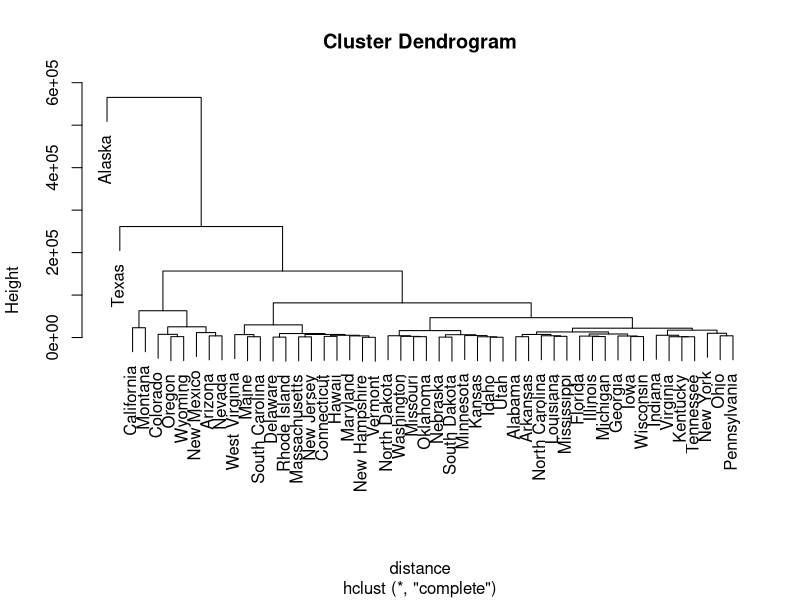
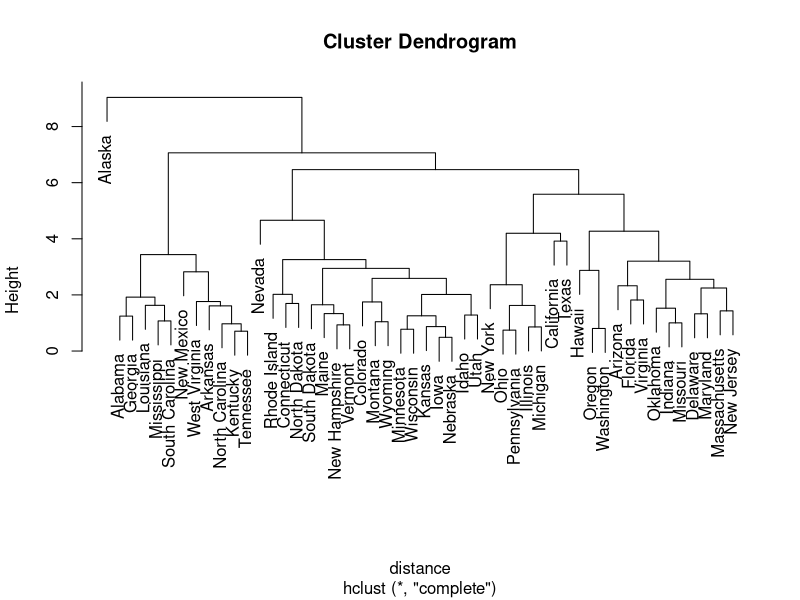
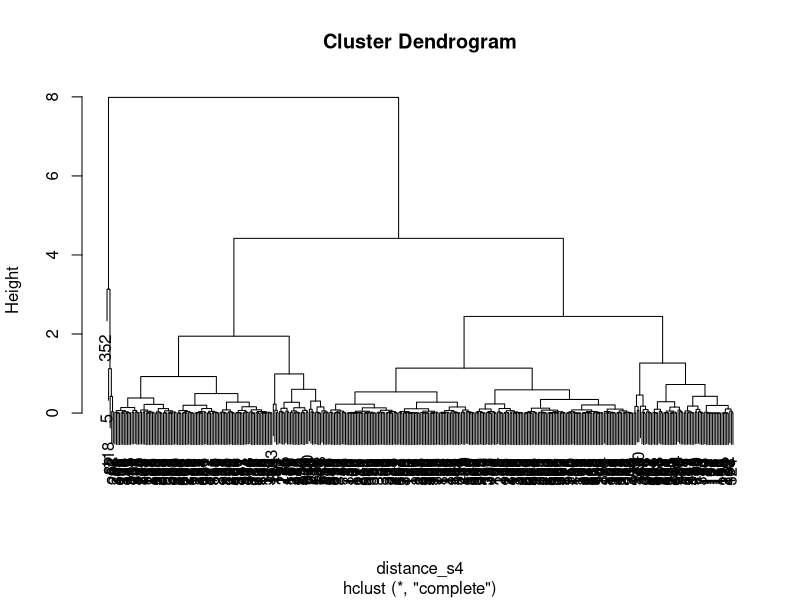
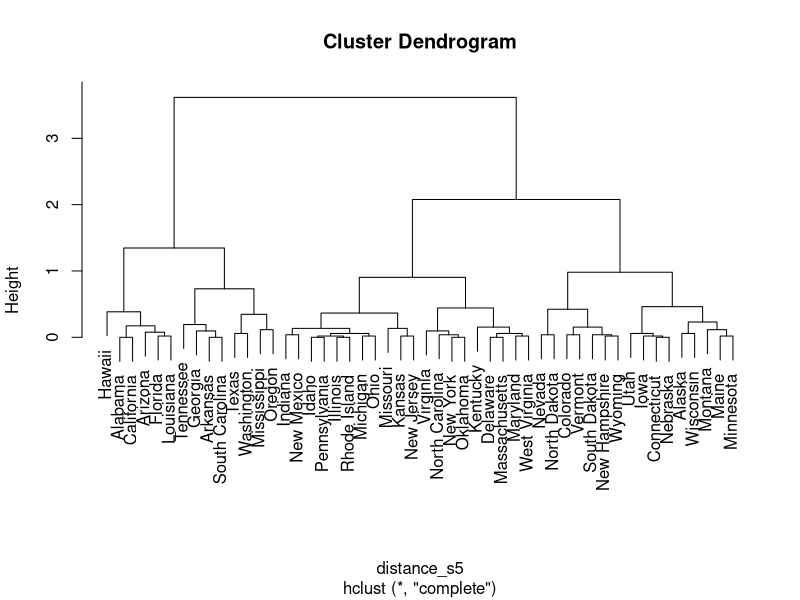
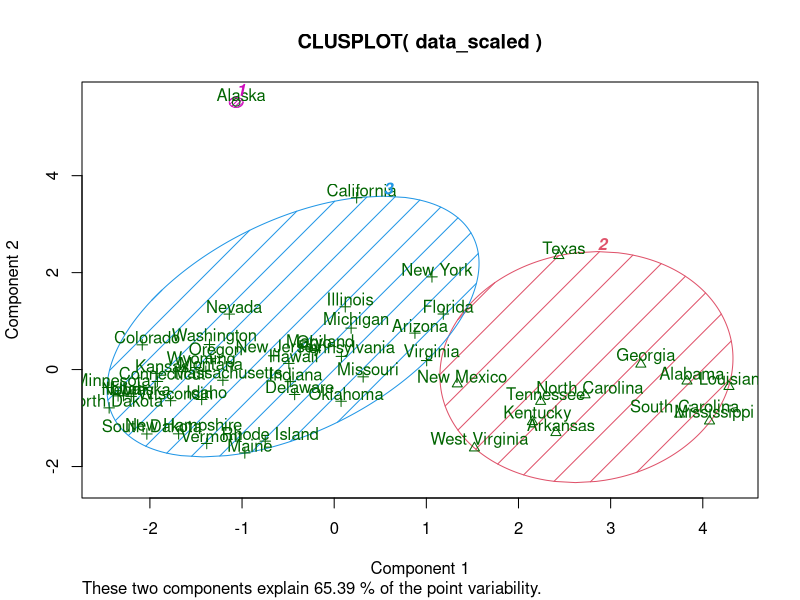
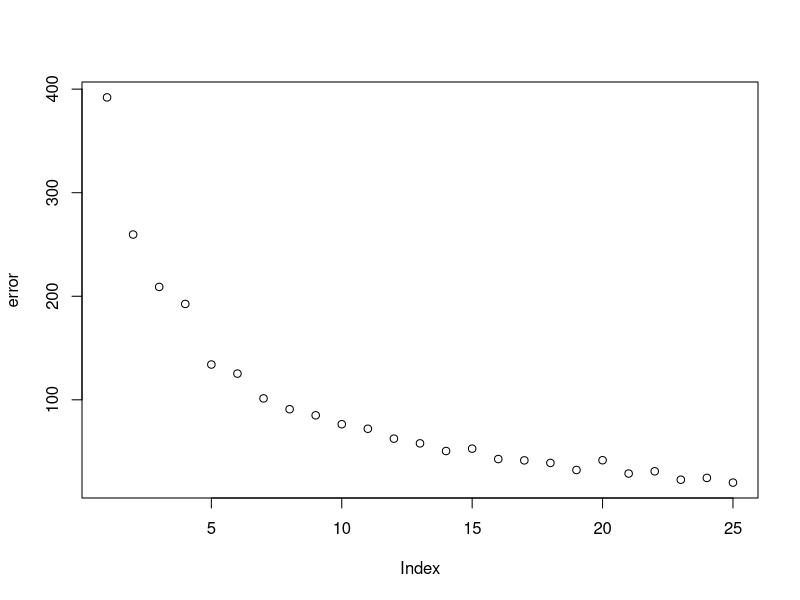
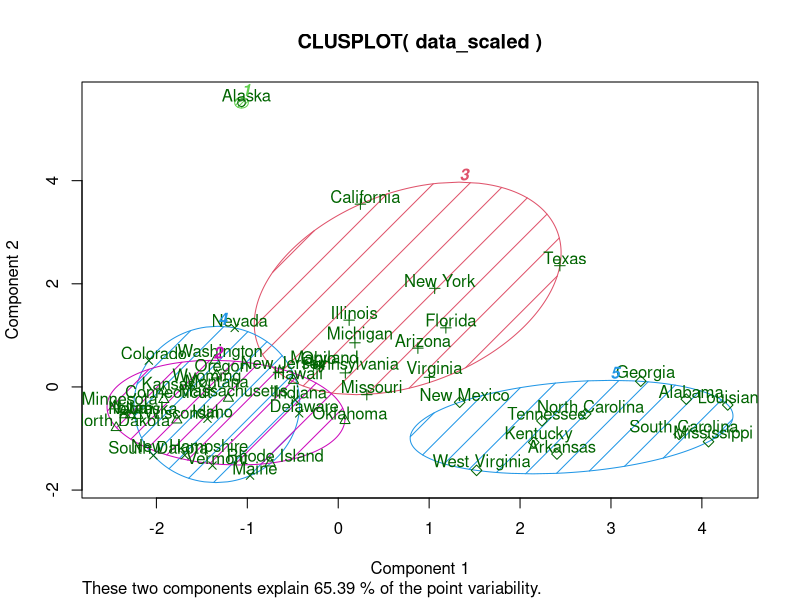
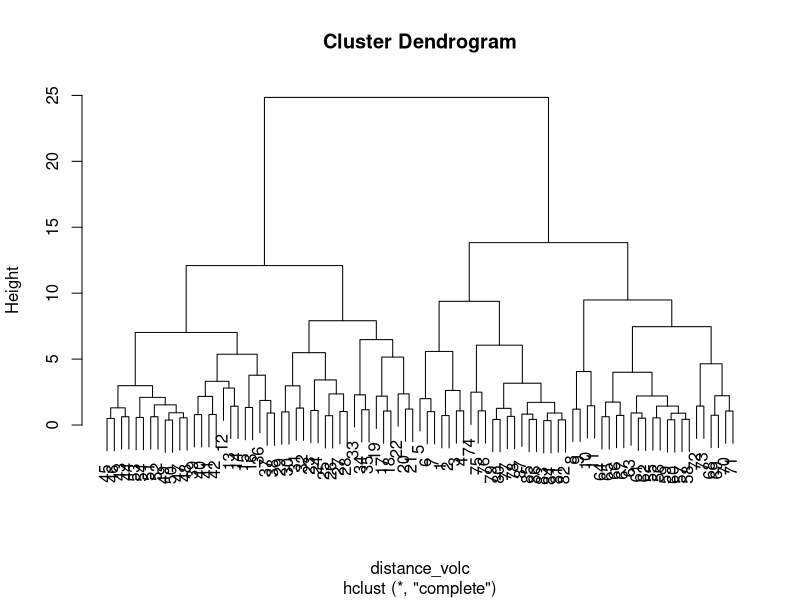

Reproduce these figures in R, in order. (Note: this script raises an error after producing the figures.)
library(datasets)


### AGGLOMERATIVE HIERARCHICAL CLUSTERING ###


# 01 - Load the dataset
myData = state.x77
summary(myData)

# 02 - Use hierarchical clustering to cluster the data on all attributes
#      and produce a dendrogram
## compute a distance matrix
distance = dist(as.matrix(myData))

## perform the clustering
hc = hclust(distance)

## plot the dendogram
plot(hc)

# 03 - Repeat the previous item with a normalized dataset and note any
#      differences
## scale the data
data_scaled = scale(myData)

## compute a distance matrix
distance = dist(as.matrix(data_scaled))

## perform the clustering
hc2 = hclust(distance)

## plot the dendogram
plot(hc2)


# 04 - Remove "Area" from the attributes and re-cluster (and note any differences)
data_scaled_s4 = data_scaled
data_scaled_s4$Area <- NULL

## compute a distance matrix
distance_s4 = dist(as.matrix(data_scaled_s4))

## perform the clustering
hc3 = hclust(distance_s4)

## plot the dendogram
plot(hc3)

# 05 - Cluster only on the Frost attribute and observe the results
data_scaled_s5 = data_scaled[, "Frost"]

## compute a distance matrix
distance_s5 = dist(as.matrix(data_scaled_s5))

## perform the clustering
hc4 = hclust(distance_s5)

## plot the dendogram
plot(hc4)

# note any differences
summary(hc)
summary(hc2)
summary(hc3)
summary(hc4)


### USING K-MEANS ###


# 01 - 03
## Cluster into k=5 clusters:
myClusters = kmeans(data_scaled, 3)

## Summary of the clusters
summary(myClusters)

## Centers (mean values) of the clusters
myClusters$centers

## Cluster assignments
myClusters$cluster

## Within-cluster sum of squares and total sum of squares across clusters
myClusters$withinss
myClusters$tot.withinss

## Plotting a visual representation of k-means clusters
library(cluster)
clusplot(data_scaled, myClusters$cluster, color=TRUE, shade=TRUE, labels=2, lines=0)

error = NULL
for (i in 1:25) {
  tempClusters = kmeans(data_scaled, i)
  error[i] = tempClusters$tot.withinss
}
plot(error)

# 04 - Evaluate the plot from the previous item, and choose an appropriate k-value using
#      the "elbow method" mentioned in your reading. Then re-cluster a single time using
#      that k-value. Use this clustering for the remaining questions.

## Cluster into k=5 clusters:
myClusters_elbow = kmeans(data_scaled, 5)

## Summary of the clusters
summary(myClusters_elbow)

## Centers (mean values) of the clusters
myClusters_elbow$centers

## Within-cluster sum of squares and total sum of squares across clusters
myClusters_elbow$withinss
myClusters_elbow$tot.withinss

## Plotting a visual representation of k-means clusters
clusplot(data_scaled, myClusters_elbow$cluster, color=TRUE, shade=TRUE, labels=2, lines=0)

## Cluster assignments (list the state in each cluster)
myClusters_elbow$cluster



### ABOVE AND BEYOND ###
dataVolcano = volcano
summary(dataVolcano)

## scale the data
data_scaled_volc = scale(dataVolcano)

## compute a distance matrix
distance_volc = dist(as.matrix(data_scaled_volc))

## perform the clustering
hc_volc = hclust(distance_volc)

## plot the dendogram
plot(hc_volc)


error_volc = NULL
for (i in 1:25) {
  tempClusters = kmeans(data_scaled_volc, i)
  error_volc[i] = tempClusters$tot.withinss
}
plot(error_volc)

myClustersElbowVolc = kmeans(data_scaled, 4)

clusplot(data_scaled_volc, myClustersElbowVolc$cluster, color=TRUE, shade=TRUE, labels=2, lines=0)
